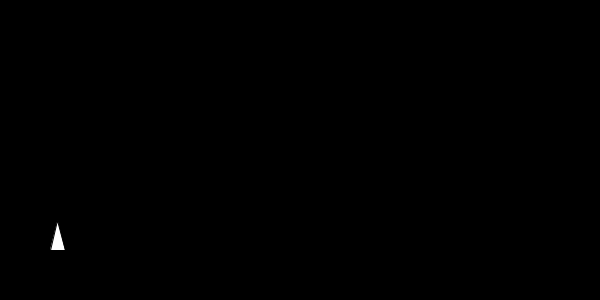
Frame 1 (no input)
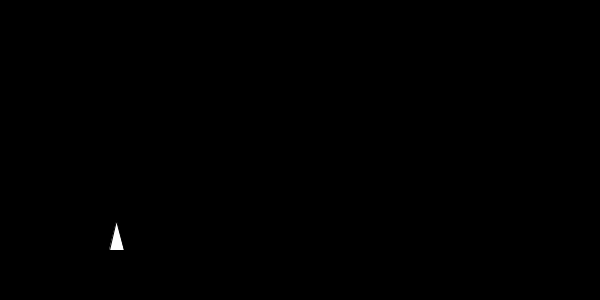
Frame 60 (the mouse pressed at the canvas centre just before this capture)
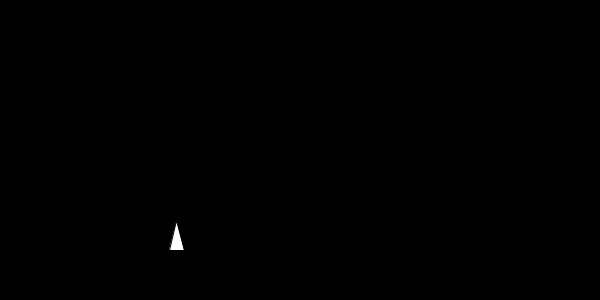
Frame 120 (the mouse held since frame 60 and released just before this capture)

The Processing sketch that drew these frames (run headless with seeded random() and noise(); from frame 60 on, the mouse is pressed at the canvas centre):

// Processing sketch: jumping
// ── jumping.pde
float jumpSpeed = 5;
float x, y, size;
boolean jump = false;

void setup() {
  size(600, 300);
  x = 50;
  y = height - 50;
  size = 30;
}

void draw() {
  background(0);
  triangle(x, y, x+size/2, y, x+size/4, y-size);
  x++;
  if (x > width) {
    x = -size;
  }
  //if value of jump is TRUE, jumping code will run
  if (jump) {
    y-=jumpSpeed;        //decrease the value of y to make it move upwards
    jumpSpeed-=.1;       //decrease the value of jumpSpeed, taking it to 0 and then into negative numbers - remember gravity?
    if (y > height - 50) {    //if y hits the "floor" defined by its original value...
      y = height - 50;        //...set it to its original value (to prevent small errors)
      jump = false;           //...set jump to false to stop the jumping
    }
  }
}

void keyPressed() {
  jump = true;          //set jump to TRUE to trigger the jumping
  jumpSpeed = 5;        //reset jumpSpeed to whatever value you want it to be to control how fast the figure jumps
}
